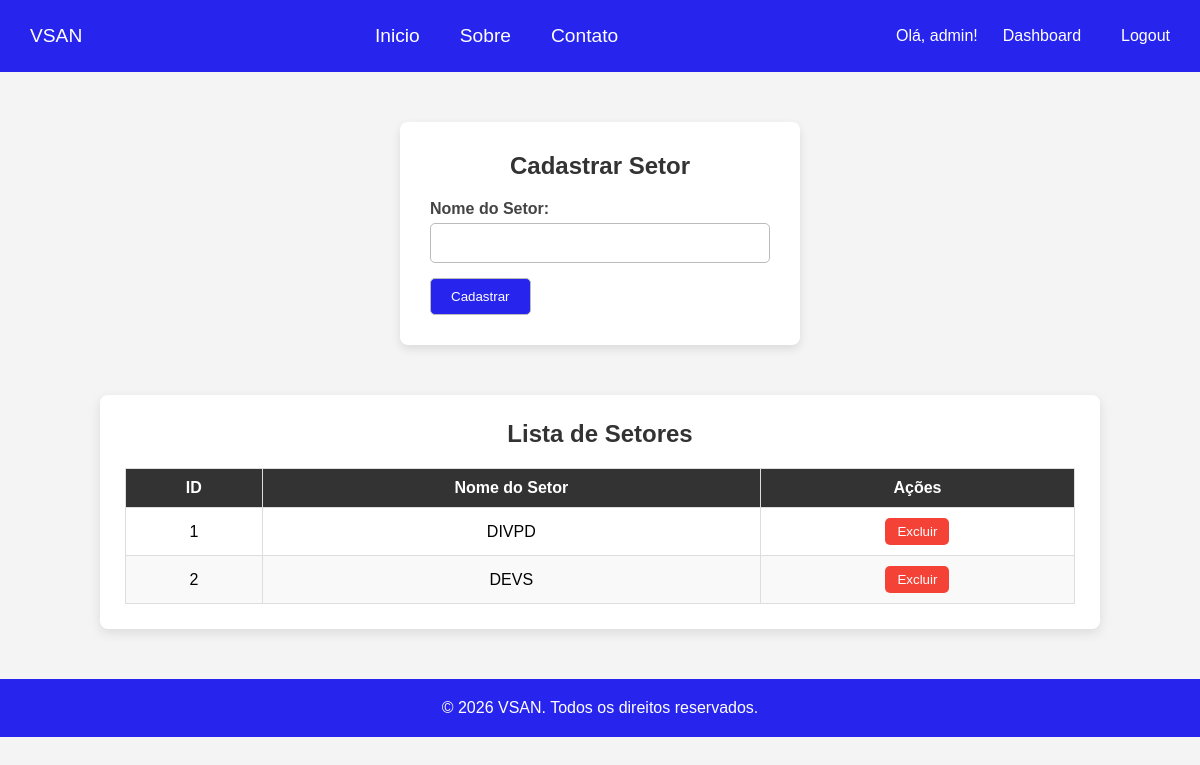
Before: /cadastrar-setor/ (signed in) with the older database file.
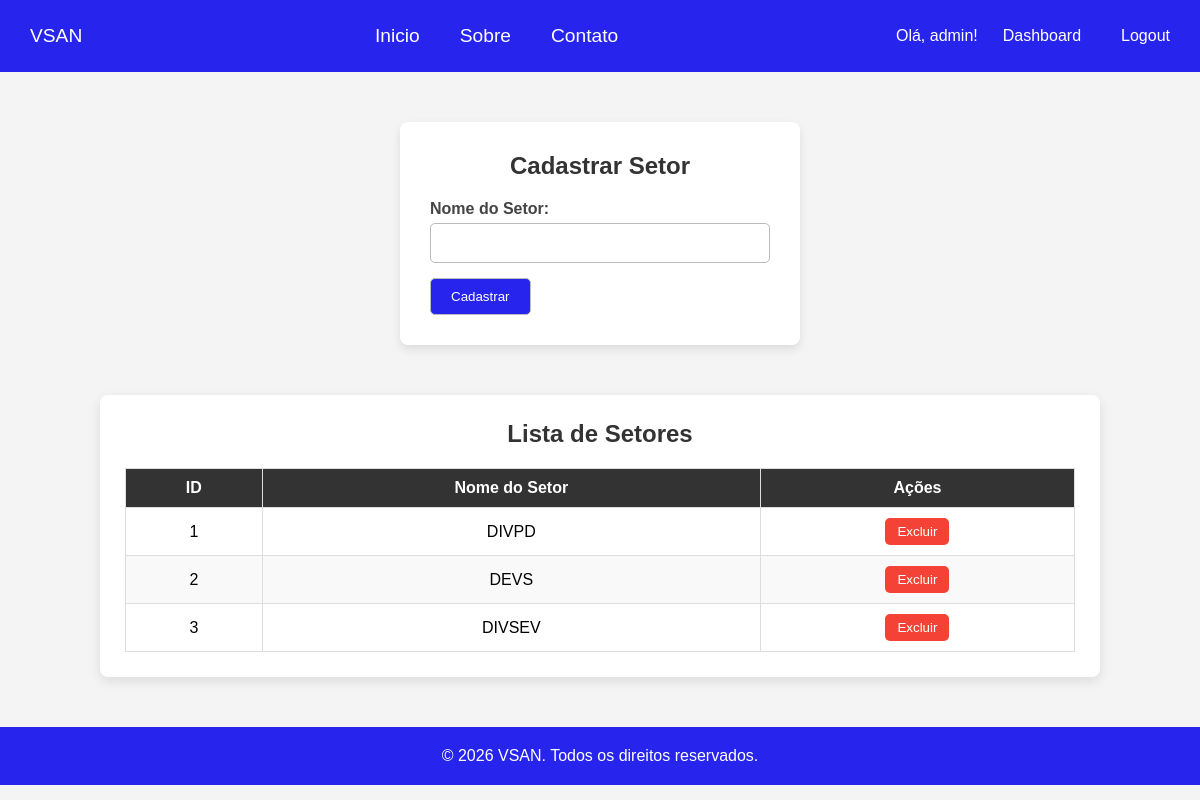
After: the same page with the newer database file.
### setores/models.py (models this page shows, shortened)
class Setor(models.Model):
    id = models.AutoField(primary_key=True, verbose_name='ID')
    nome = models.CharField(max_length=100, verbose_name='Nome do Setor', unique=True)

### setores/views.py (the view, shortened to what this page needs)
# urls.py: path('cadastrar-setor/', setor_views.cadastrar_setor, name='cadastrar_setor'),
@login_required
def cadastrar_setor(request):
    setores = Setor.objects.all()
    return render(request, 'setores/cadastrar_setor.html', {'setores': setores})

### setores/templates/setores/cadastrar_setor.html (shortened to what this page needs)
{% extends 'base.html' %}
{% block content %}
<div class="container">
<h2>Cadastrar Setor</h2>
<form method="post" class="form">
    <div class="form-group">
        <label for="nome">Nome do Setor:</label>
        <input type="text" id="nome" name="nome" required>
    </div>
    <button type="submit" class="btn-secondary">Cadastrar</button>
</form>
</div>
<div class="dashboard-container">
    <h2>Lista de Setores</h2>
    <table class="dashboard-table">
        <thead>
            <tr>
                <th>ID</th>
                <th>Nome do Setor</th>
                <th>Ações</th>
            </tr>
        </thead>
        <tbody>
            {% for setor in setores %}
            <tr>
                <td>{{ setor.id }}</td>
                <td>{{ setor.nome }}</td>
                <td>
                    <form method="post" action="{% url 'excluir_setor' setor.id %}" style="display:inline;">
                        <button type="submit" class="btn-danger">Excluir</button>
                    </form>
                </td>
            </tr>
            {% empty %}
            <tr>
                <td colspan="3">Nenhum setor cadastrado.</td>
            </tr>
            {% endfor %}
        </tbody>
    </table>
</div>
{% endblock %}

Changed rows visible on the page:
added Setor: id "3", nome "DIVSEV"
